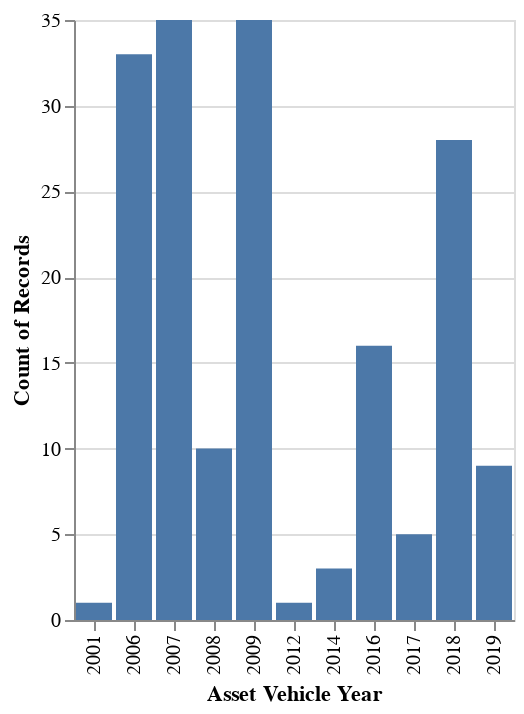

Notebook code for this chart:
### Code cell
alt.Chart(Collision_preventable).mark_bar().encode(
alt.X("Asset Vehicle Year:O"),
y= 'count()'
)

### Figure 1 — Vega-Lite specification as saved in the notebook (floating-point values rounded to 4 significant figures; data arrays with more than 128 entries replaced by an {"elided": "..."} marker saying what was removed)
{"config": {"view": {"continuousWidth": 400, "continuousHeight": 300}}, "data": {"name": "data-be6b7ba2344eaa5cb6aaf20392f5f226"}, "mark": "bar", "encoding": {"x": {"type": "ordinal", "field": "Asset Vehicle Year"}, "y": {"type": "quantitative", "aggregate": "count"}}, "$schema": "https://vega.github.io/schema/vega-lite/v4.0.2.json", "datasets": {"data-be6b7ba2344eaa5cb6aaf20392f5f226": {"elided": "176 records"}}}
